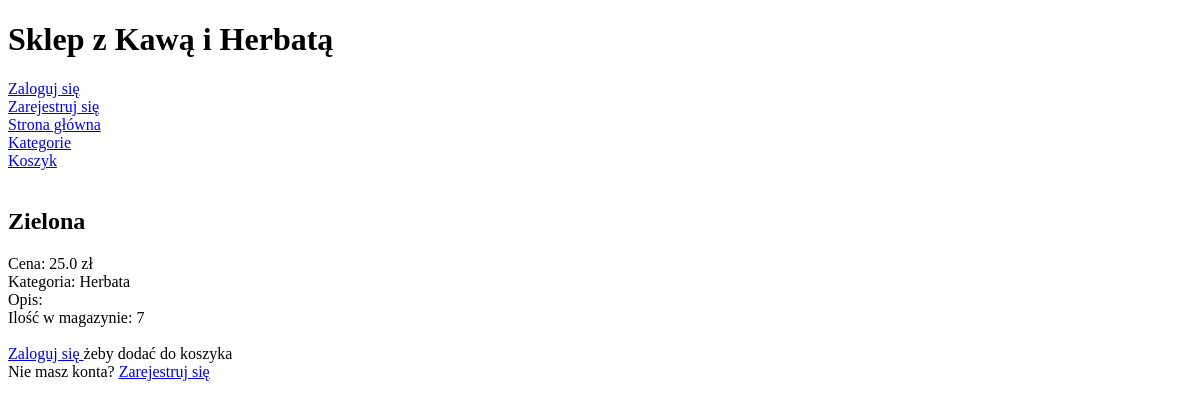
Page /product/5/ on the earlier database version.
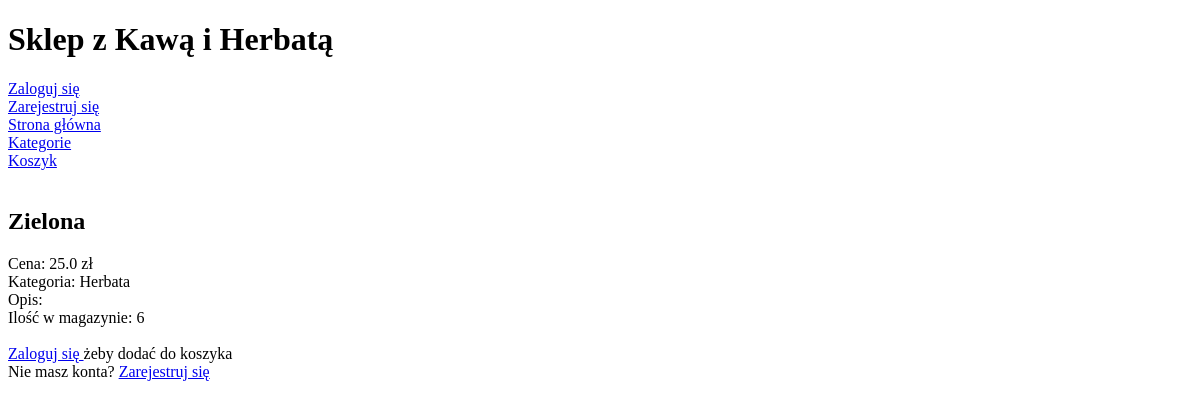
Same page on the later database version.
### mysite/models.py (models this page shows)
class Product(models.Model):
    name = models.CharField('Nazwa', max_length=50, null=True, blank=True)
    price =  models.FloatField('Cena', validators=[MinValueValidator(0)])
    category = models.ForeignKey(Category, models.PROTECT, 'Kategoria', null=True, blank=True)
    description = models.TextField('Opis', null=True, blank=True)
    availability = models.BooleanField('Dostępność')
    quantity = models.PositiveIntegerField('Ilość w magazynie')
    def __str__(self):
        return f'{self.name}'

class Category(models.Model):
    name = models.CharField('Nazwa', max_length=50, unique=True)
    def __str__(self):
        return f'{self.name}'

### mysite/views.py (the view, shortened to what this page needs)
# urls.py: path('product/<int:pk>/', views.ProductView.as_view(), name="details-product"),
class ProductView(CreateView):
    model = Basket
    form_class = BasketForm
    success_url = reverse_lazy("home")
    template_name = 'mysite/product/detail_product.html'
    def get_context_data(self, **kwargs):
        context = super().get_context_data(**kwargs)
        context["product"] = Product.objects.get(pk=self.kwargs['pk'])
        return context

### mysite/templates/mysite/product/detail_product.html (shortened to what this page needs)
{% extends "base.html" %}
{% block content %}
    <h2>{{product}}</h2>
    <div>
        <div>
            Cena: {{product.price}} zł
        </div>
        <div>
            Kategoria: {{product.category}}
        </div>
        <div>
            Opis: {{product.description}}
        </div>
        <div>
            {% if not product.availability or not product.quantity %}
                Brak towaru.
            {% else %}
                Ilość w magazynie: {{product.quantity}}
            {% endif %}
        </div>
    </div>
    {% if user.is_anonymous %}
        <br>
        <div>
            <a href="/accounts/login/"> Zaloguj się </a> żeby dodać do koszyka
        </div>
        <div>
            Nie masz konta? <a href="/user/create/"> Zarejestruj się </a>
        </div>
    {% else %}
        <form method="post">
            {% csrf_token %}
            {{ form.as_p }}
            <input type="submit" value="Dodaj do koszyka">
        </form>
    {% endif %}
{% endblock %}

### ecommerce/templates/base.html (shortened to what this page needs)
<!DOCTYPE html>
<html>
  <head>
  </head>
  <body>
    <h1>Sklep z Kawą i Herbatą</h1>
    {% if user.is_authenticated %}
      <h4>{{user}}</h4>
      <div>
        <a href="/accounts/logout/"> Wyloguj się </a>
      </div>
    {% else %}
      <div>
        <a href="/accounts/login/"> Zaloguj się </a>
      </div>
      <div>
        <a href="/user/create/"> Zarejestruj się </a>
      </div>
    {% endif %}
    <div>
      <a href="/"> Strona główna </a>
    </div>
    <div>
      <a href="/category/"> Kategorie </a>
    </div>
    <div>
      <a href="/basket/"> Koszyk </a>
    </div>
    <br>
    {% block content %}{% endblock %}
  </body>
</html>

Differences in the rows shown:
changed Product "Zielona": quantity "7" → "6"
